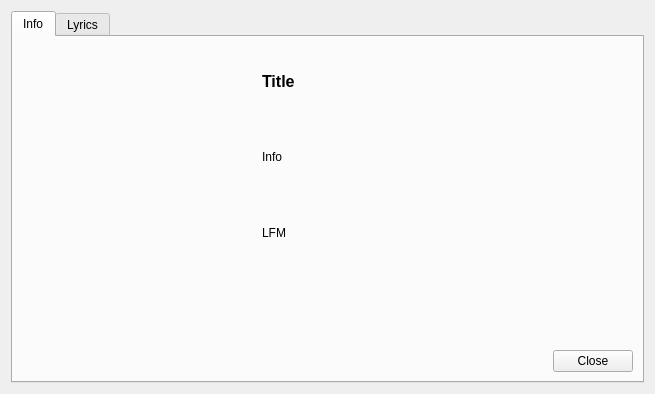
<?xml version="1.0" encoding="UTF-8"?>
<ui version="4.0">
 <class>InfoDialog</class>
 <widget class="QDialog" name="InfoDialog">
  <property name="geometry">
   <rect>
    <x>0</x>
    <y>0</y>
    <width>655</width>
    <height>394</height>
   </rect>
  </property>
  <property name="windowTitle">
   <string>Info / Edit</string>
  </property>
  <layout class="QGridLayout" name="gridLayout">
   <item row="0" column="0">
    <widget class="QTabWidget" name="tab_widget">
     <property name="minimumSize">
      <size>
       <width>0</width>
       <height>300</height>
      </size>
     </property>
     <property name="font">
      <font>
       <kerning>true</kerning>
      </font>
     </property>
     <property name="tabPosition">
      <enum>QTabWidget::North</enum>
     </property>
     <property name="tabShape">
      <enum>QTabWidget::Rounded</enum>
     </property>
     <property name="currentIndex">
      <number>0</number>
     </property>
     <property name="elideMode">
      <enum>Qt::ElideNone</enum>
     </property>
     <property name="usesScrollButtons">
      <bool>false</bool>
     </property>
     <property name="documentMode">
      <bool>false</bool>
     </property>
     <property name="tabsClosable">
      <bool>false</bool>
     </property>
     <widget class="QWidget" name="tab_1">
      <attribute name="title">
       <string>Info</string>
      </attribute>
      <layout class="QGridLayout" name="gridLayout_2">
       <property name="horizontalSpacing">
        <number>20</number>
       </property>
       <item row="1" column="1" colspan="2">
        <widget class="QLabel" name="lab_info">
         <property name="sizePolicy">
          <sizepolicy hsizetype="Preferred" vsizetype="Preferred">
           <horstretch>0</horstretch>
           <verstretch>0</verstretch>
          </sizepolicy>
         </property>
         <property name="text">
          <string>Info</string>
         </property>
        </widget>
       </item>
       <item row="2" column="1" colspan="2">
        <widget class="QLabel" name="lab_playcount">
         <property name="sizePolicy">
          <sizepolicy hsizetype="Preferred" vsizetype="Preferred">
           <horstretch>0</horstretch>
           <verstretch>0</verstretch>
          </sizepolicy>
         </property>
         <property name="text">
          <string>LFM</string>
         </property>
        </widget>
       </item>
       <item row="3" column="1" colspan="2">
        <widget class="QLabel" name="lab_paths">
         <property name="sizePolicy">
          <sizepolicy hsizetype="Preferred" vsizetype="Preferred">
           <horstretch>0</horstretch>
           <verstretch>0</verstretch>
          </sizepolicy>
         </property>
         <property name="text">
          <string/>
         </property>
         <property name="wordWrap">
          <bool>true</bool>
         </property>
        </widget>
       </item>
       <item row="0" column="0" rowspan="5">
        <layout class="QVBoxLayout" name="verticalLayout">
         <item>
          <spacer name="verticalSpacer_2">
           <property name="orientation">
            <enum>Qt::Vertical</enum>
           </property>
           <property name="sizeHint" stdset="0">
            <size>
             <width>20</width>
             <height>40</height>
            </size>
           </property>
          </spacer>
         </item>
         <item>
          <widget class="QPushButton" name="btn_image">
           <property name="minimumSize">
            <size>
             <width>220</width>
             <height>220</height>
            </size>
           </property>
           <property name="maximumSize">
            <size>
             <width>220</width>
             <height>220</height>
            </size>
           </property>
           <property name="text">
            <string/>
           </property>
           <property name="iconSize">
            <size>
             <width>220</width>
             <height>220</height>
            </size>
           </property>
           <property name="flat">
            <bool>true</bool>
           </property>
          </widget>
         </item>
         <item>
          <spacer name="verticalSpacer">
           <property name="orientation">
            <enum>Qt::Vertical</enum>
           </property>
           <property name="sizeHint" stdset="0">
            <size>
             <width>20</width>
             <height>40</height>
            </size>
           </property>
          </spacer>
         </item>
        </layout>
       </item>
       <item row="4" column="2">
        <widget class="QPushButton" name="btn_close1">
         <property name="text">
          <string>Close</string>
         </property>
        </widget>
       </item>
       <item row="4" column="1">
        <spacer name="horizontalSpacer_2">
         <property name="orientation">
          <enum>Qt::Horizontal</enum>
         </property>
         <property name="sizeHint" stdset="0">
          <size>
           <width>40</width>
           <height>20</height>
          </size>
         </property>
        </spacer>
       </item>
       <item row="0" column="1" colspan="2">
        <widget class="QLabel" name="lab_heading">
         <property name="sizePolicy">
          <sizepolicy hsizetype="Preferred" vsizetype="Preferred">
           <horstretch>0</horstretch>
           <verstretch>0</verstretch>
          </sizepolicy>
         </property>
         <property name="font">
          <font>
           <pointsize>12</pointsize>
           <weight>75</weight>
           <bold>true</bold>
          </font>
         </property>
         <property name="text">
          <string>Title</string>
         </property>
        </widget>
       </item>
      </layout>
     </widget>
     <widget class="QWidget" name="tab_2">
      <attribute name="title">
       <string>Lyrics</string>
      </attribute>
      <layout class="QGridLayout" name="gridLayout_3">
       <item row="0" column="0" colspan="3">
        <widget class="QTextEdit" name="te_lyrics">
         <property name="sizePolicy">
          <sizepolicy hsizetype="MinimumExpanding" vsizetype="MinimumExpanding">
           <horstretch>0</horstretch>
           <verstretch>0</verstretch>
          </sizepolicy>
         </property>
         <property name="minimumSize">
          <size>
           <width>0</width>
           <height>0</height>
          </size>
         </property>
         <property name="sizeIncrement">
          <size>
           <width>0</width>
           <height>0</height>
          </size>
         </property>
         <property name="horizontalScrollBarPolicy">
          <enum>Qt::ScrollBarAlwaysOff</enum>
         </property>
        </widget>
       </item>
       <item row="2" column="0">
        <widget class="LyricMenuButton" name="lmb_server_button">
         <property name="text">
          <string>...</string>
         </property>
         <property name="popupMode">
          <enum>QToolButton::MenuButtonPopup</enum>
         </property>
         <property name="toolButtonStyle">
          <enum>Qt::ToolButtonTextOnly</enum>
         </property>
         <property name="autoRaise">
          <bool>true</bool>
         </property>
         <property name="arrowType">
          <enum>Qt::NoArrow</enum>
         </property>
        </widget>
       </item>
       <item row="2" column="2">
        <widget class="QPushButton" name="btn_close">
         <property name="text">
          <string>Close</string>
         </property>
        </widget>
       </item>
       <item row="2" column="1">
        <spacer name="horizontalSpacer">
         <property name="orientation">
          <enum>Qt::Horizontal</enum>
         </property>
         <property name="sizeHint" stdset="0">
          <size>
           <width>40</width>
           <height>20</height>
          </size>
         </property>
        </spacer>
       </item>
      </layout>
     </widget>
    </widget>
   </item>
  </layout>
 </widget>
 <customwidgets>
  <customwidget>
   <class>LyricMenuButton</class>
   <extends>QToolButton</extends>
   <header>GUI/LyricMenuButton/LyricMenuButton.h</header>
  </customwidget>
 </customwidgets>
 <resources/>
 <connections>
  <connection>
   <sender>btn_close</sender>
   <signal>clicked()</signal>
   <receiver>InfoDialog</receiver>
   <slot>close()</slot>
   <hints>
    <hint type="sourcelabel">
     <x>90</x>
     <y>57</y>
    </hint>
    <hint type="destinationlabel">
     <x>327</x>
     <y>196</y>
    </hint>
   </hints>
  </connection>
  <connection>
   <sender>btn_close1</sender>
   <signal>clicked()</signal>
   <receiver>InfoDialog</receiver>
   <slot>close()</slot>
   <hints>
    <hint type="sourcelabel">
     <x>592</x>
     <y>360</y>
    </hint>
    <hint type="destinationlabel">
     <x>327</x>
     <y>196</y>
    </hint>
   </hints>
  </connection>
  <connection>
   <sender>btn_close</sender>
   <signal>clicked()</signal>
   <receiver>InfoDialog</receiver>
   <slot>hide()</slot>
   <hints>
    <hint type="sourcelabel">
     <x>90</x>
     <y>57</y>
    </hint>
    <hint type="destinationlabel">
     <x>327</x>
     <y>196</y>
    </hint>
   </hints>
  </connection>
  <connection>
   <sender>btn_close1</sender>
   <signal>clicked()</signal>
   <receiver>InfoDialog</receiver>
   <slot>hide()</slot>
   <hints>
    <hint type="sourcelabel">
     <x>592</x>
     <y>360</y>
    </hint>
    <hint type="destinationlabel">
     <x>327</x>
     <y>196</y>
    </hint>
   </hints>
  </connection>
 </connections>
</ui>
